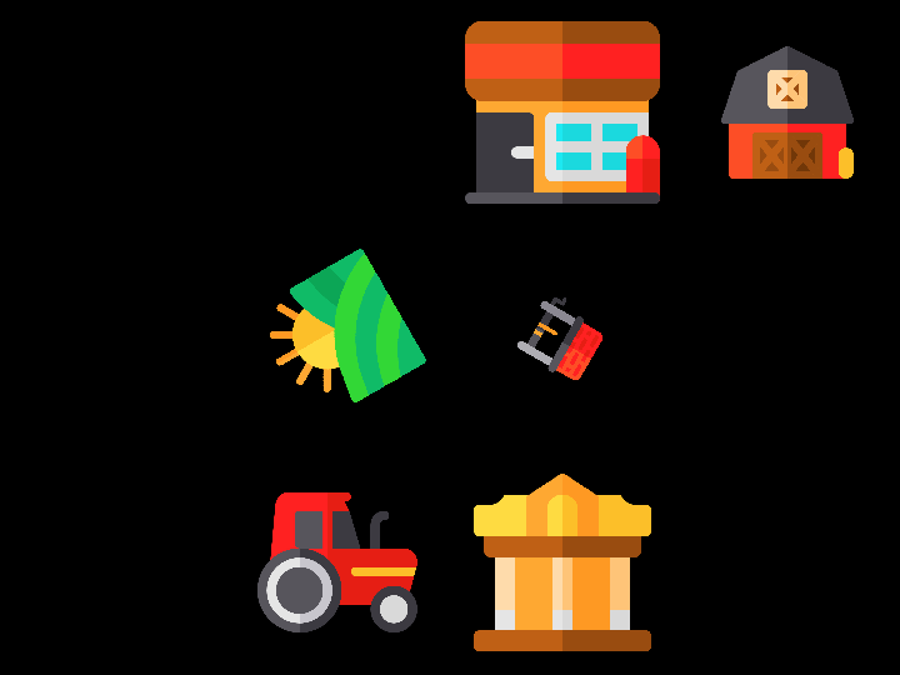
#> input picture input/Test/test_1.png, 900 x 675 px
$ python -i template_matching.py   (imports and definitions only)
#> lines starting #> are read from the running program, lines starting #| are printed output that depends on the picture; after the words box and inside, x2 and y2 are one past the last pixel; in counts of white or black regions, pixels touching at a corner belong together
#> further down, picture is the input picture: shape (675, 900, 3); mean B, G, R 11.9, 21.1, 29.5
import cv2
import numpy as np
import math
from convolutions import built_in_convolution

# [18 lines left out: functions get_class_name, pre_process_image, not called in this run]

def replace_pixels(image, colour_to_replace=255, with_colour=0):
	"""
	Replaces all pixels of specified colour in the image with ones of another colour.
	Parameters:
	image: An n x m x 3 numpy array representing the image
	colour_to_replace: The rgb colour to replace
	with_colour: The rgb colour to fill in
	Returns:
	An n x m x 3 numpy array representing the new image
	"""
#> called with colour_to_replace = 255, with_colour = 0
	gray = cv2.cvtColor(image, cv2.COLOR_BGR2GRAY)
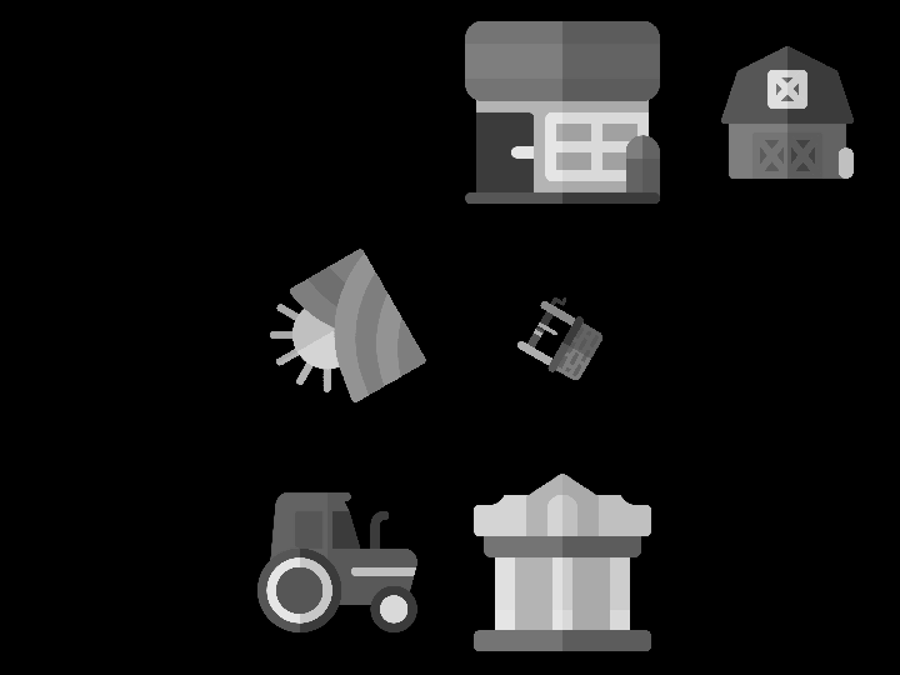
#> gray: shape (675, 900); min 0, max 248, mean 22.5

	ret, thresh = cv2.threshold(gray, 240, 255, cv2.THRESH_BINARY)
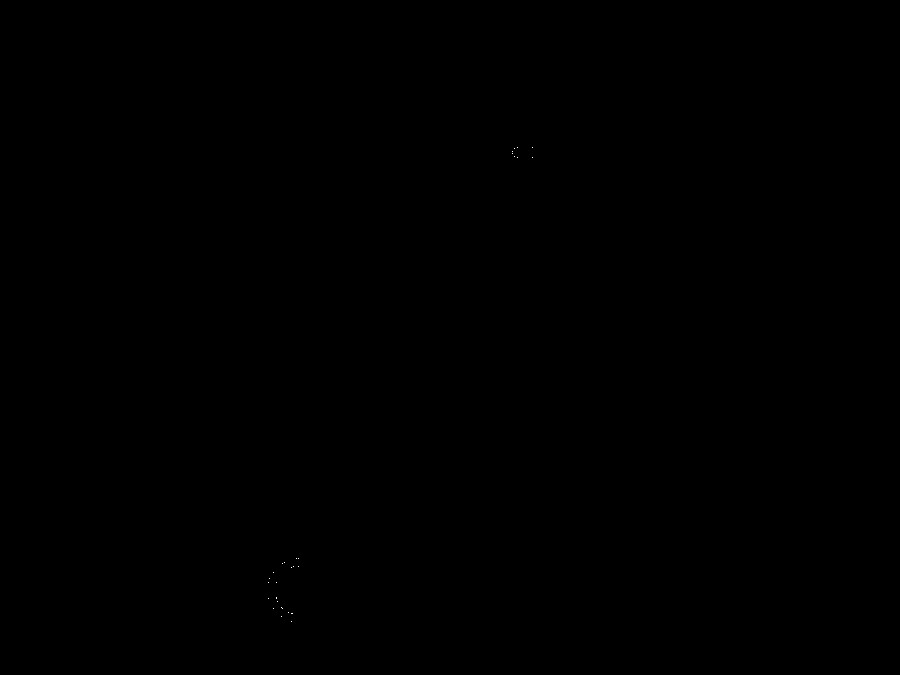
#> thresh: shape (675, 900); 0.01% white in thin lines or dots, all inside (x1, y1, x2, y2) = (268, 147, 533, 622)

	image[thresh == 255] = 0
#> image: shape (675, 900, 3); 0.01% of pixels changed, all inside (x1, y1, x2, y2) = (268, 147, 533, 622)

	kernel = cv2.getStructuringElement(cv2.MORPH_ELLIPSE, (5, 5))
	erosion = cv2.erode(image, kernel, iterations = 1)
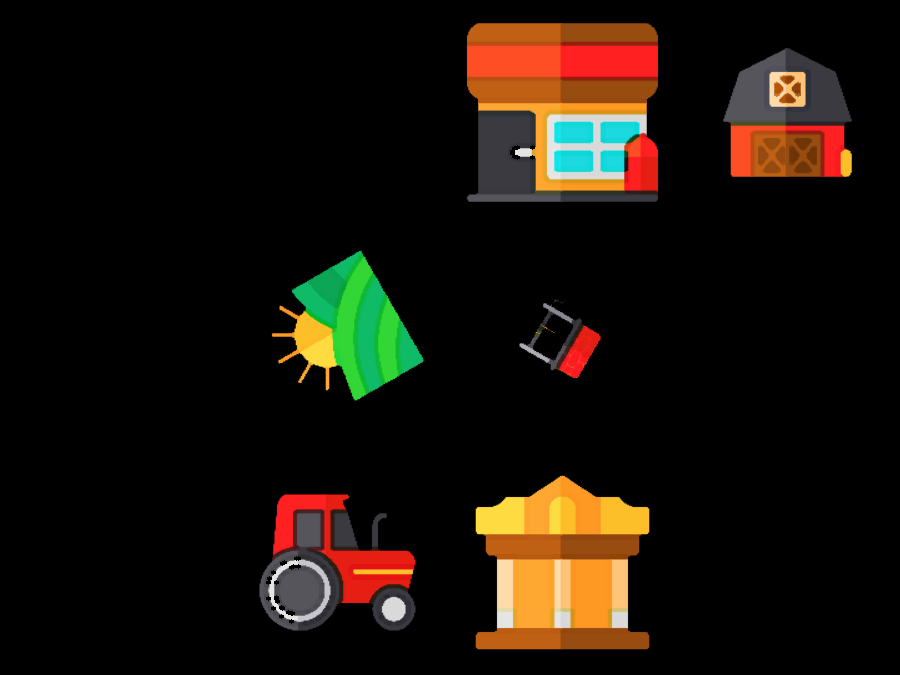
#> erosion: shape (675, 900, 3); mean B, G, R 9.9, 18.3, 25.6
	return erosion

# [201 lines left out: functions normalize_image, create_gaussian_pyramid, subsample_image, rotate_image, get_rotated_square_coordinates, non_maxima_suppression, not called in this run]

>>> import cv2
>>> picture = cv2.imread('../input/Test/test_1.png')
>>> result = replace_pixels(picture)

$ run again, on input/Test/test_10.png
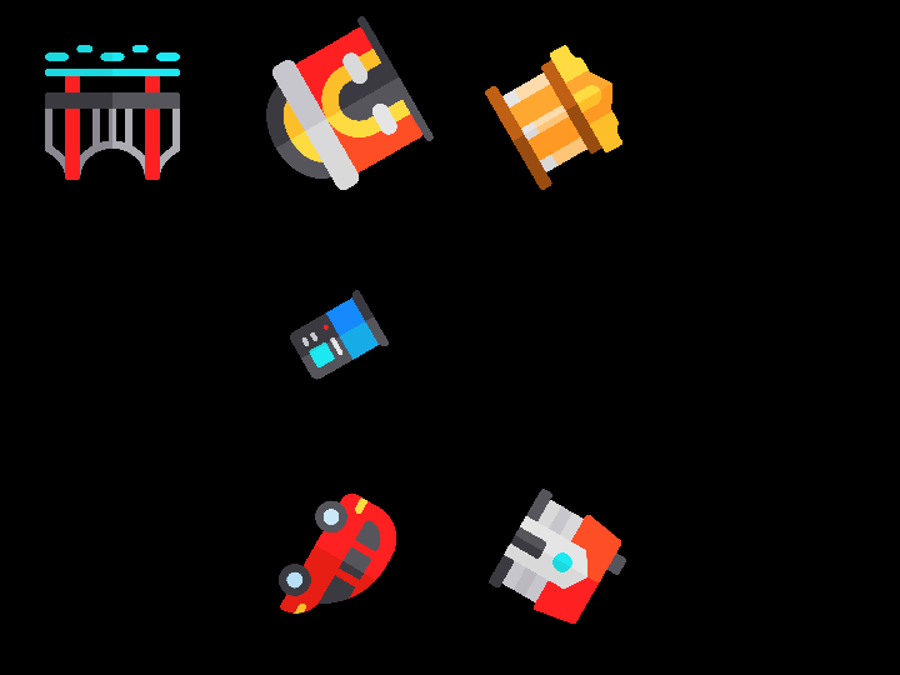
#> input picture input/Test/test_10.png, 900 x 675 px
#> picture is the input picture: shape (675, 900, 3); mean B, G, R 9.7, 11.9, 17.5
#> in replace_pixels, `gray = cv2.cvtColor(image, cv2.COLOR_BGR2GRAY)`:
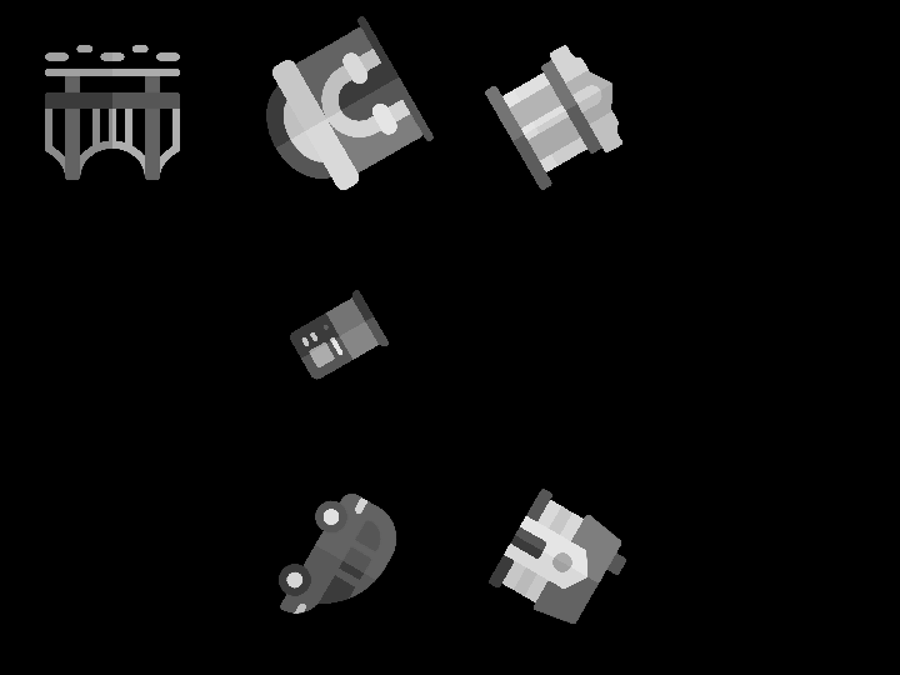
#> gray: shape (675, 900); min 0, max 255, mean 13.3
#> thresh: shape (675, 900); 0.01% white in thin lines or dots, all inside (x1, y1, x2, y2) = (333, 84, 582, 550)
#> image: shape (675, 900, 3); 0.01% of pixels changed, all inside (x1, y1, x2, y2) = (333, 84, 582, 550)
#> in replace_pixels, `erosion = cv2.erode(image, kernel, iterations = 1)`:
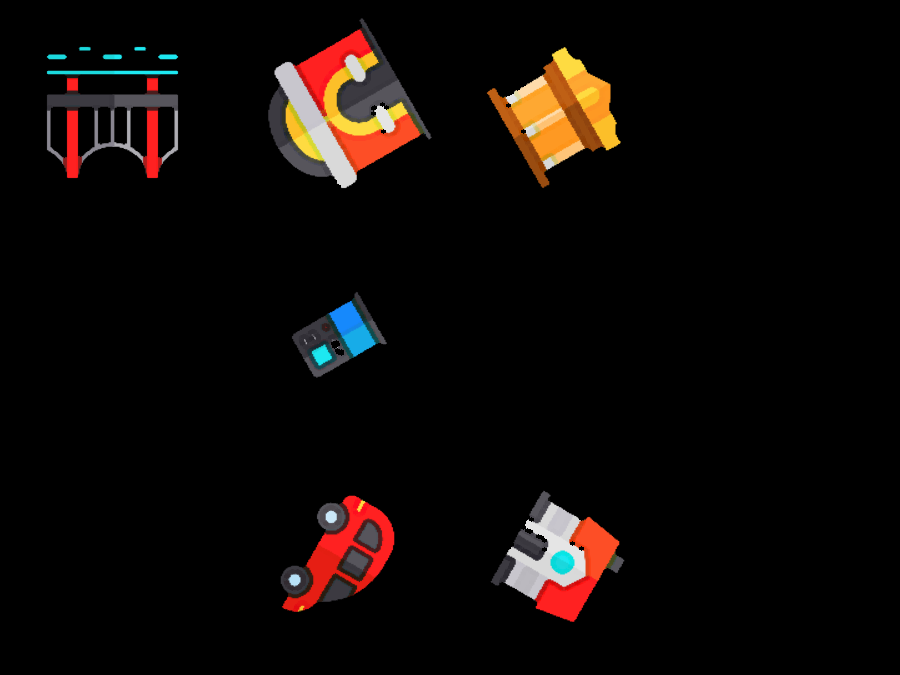
#> erosion: shape (675, 900, 3); mean B, G, R 7.2, 9.3, 14.5

$ run again, on input/Test/test_11.png
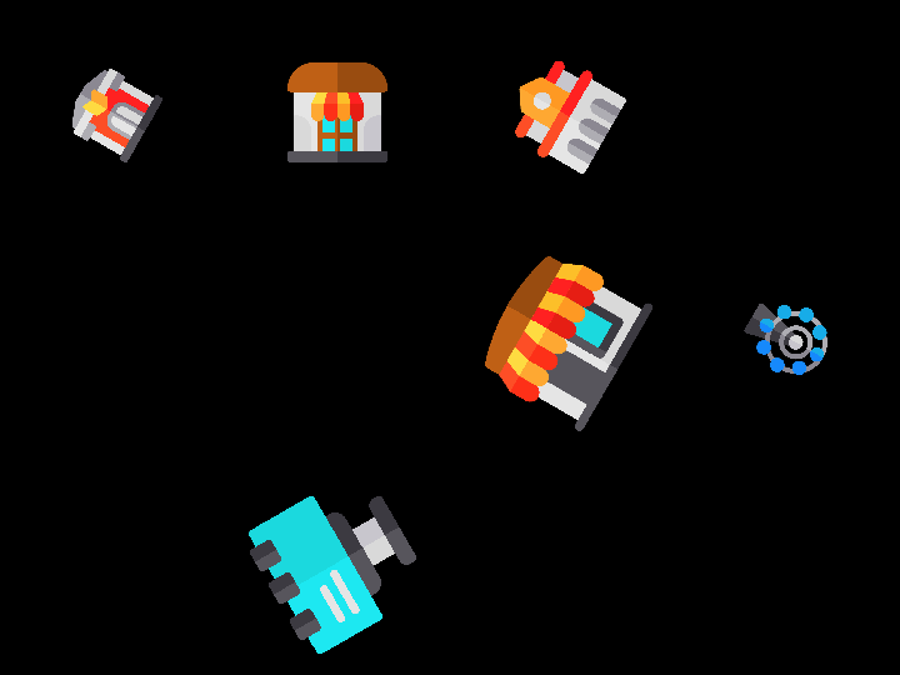
#> input picture input/Test/test_11.png, 900 x 675 px
#> picture is the input picture: shape (675, 900, 3); mean B, G, R 12, 13.6, 13.8
#> in replace_pixels, `gray = cv2.cvtColor(image, cv2.COLOR_BGR2GRAY)`:
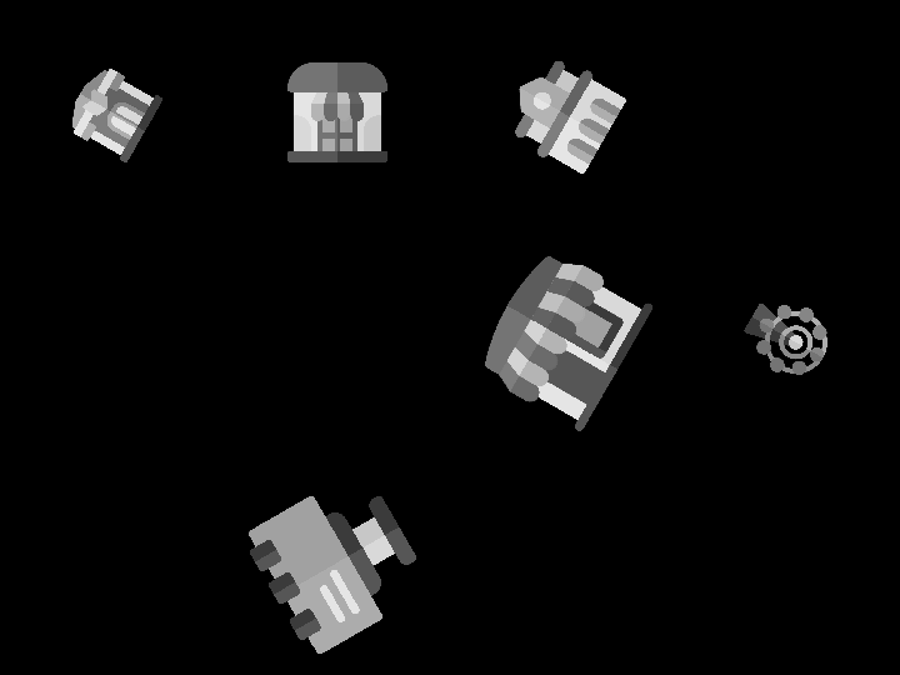
#> gray: shape (675, 900); min 0, max 255, mean 13.5
#> thresh: shape (675, 900); 0.02% white in thin lines or dots, all inside (x1, y1, x2, y2) = (74, 69, 626, 561)
#> image: shape (675, 900, 3); 0.02% of pixels changed, all inside (x1, y1, x2, y2) = (74, 69, 626, 561)
#> in replace_pixels, `erosion = cv2.erode(image, kernel, iterations = 1)`:
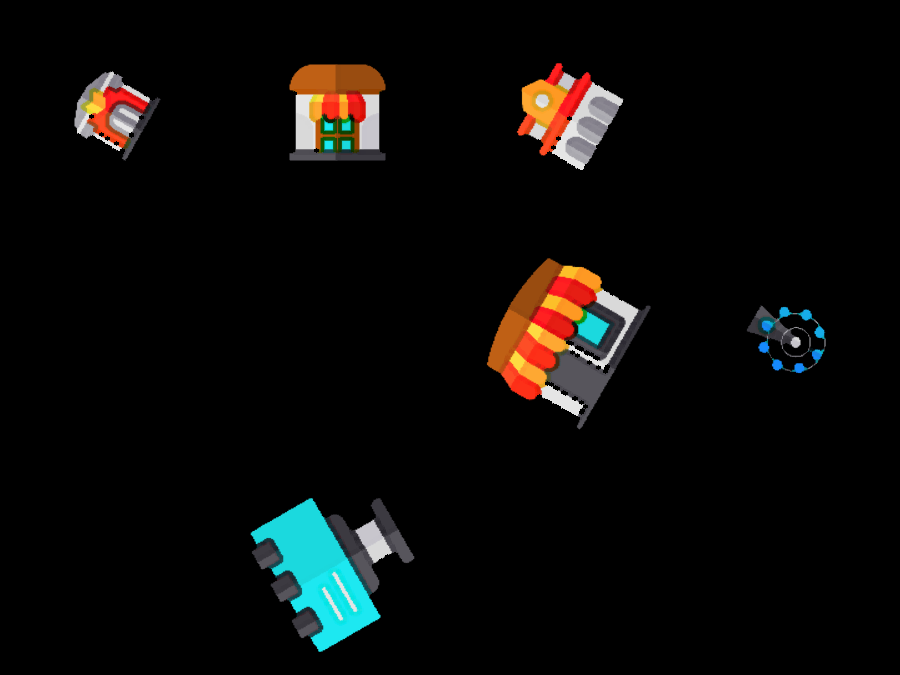
#> erosion: shape (675, 900, 3); mean B, G, R 9.1, 10.7, 11.2

$ run again, on input/Test/test_12.png
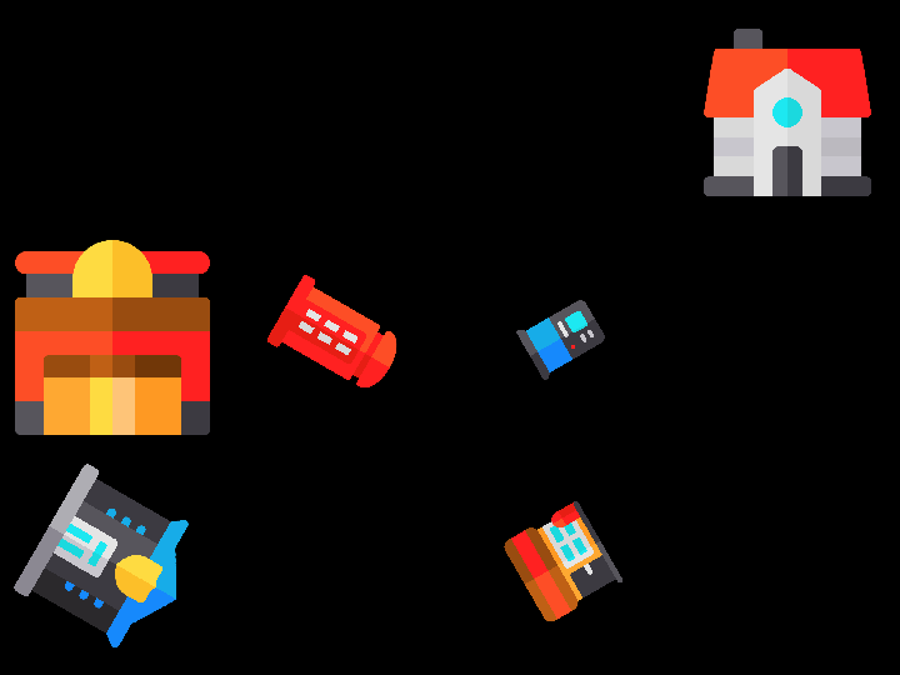
#> input picture input/Test/test_12.png, 900 x 675 px
#> picture is the input picture: shape (675, 900, 3); mean B, G, R 13.7, 17.8, 28.3
#> in replace_pixels, `gray = cv2.cvtColor(image, cv2.COLOR_BGR2GRAY)`:
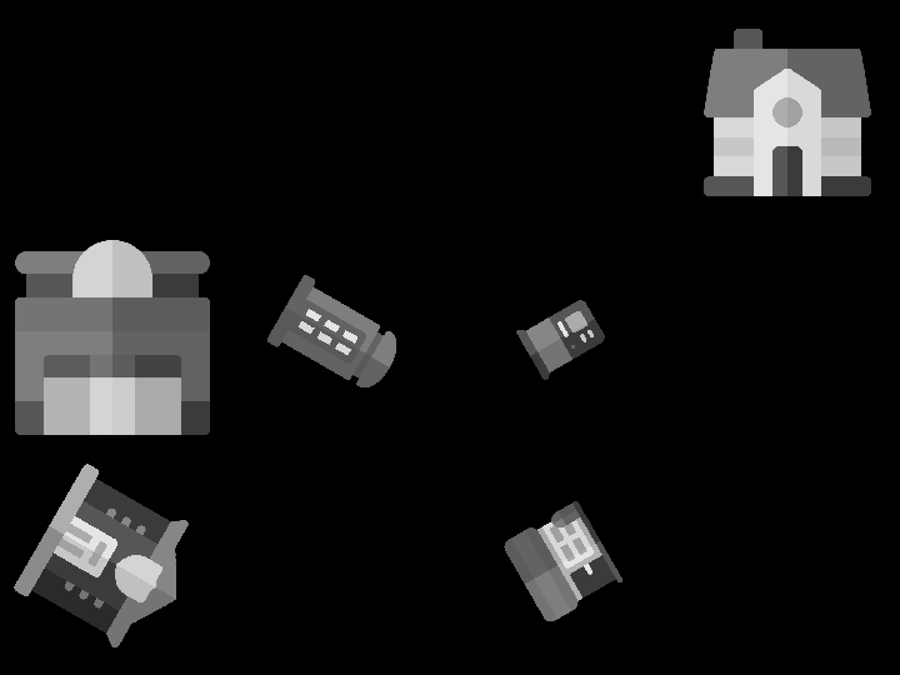
#> gray: shape (675, 900); min 0, max 252, mean 20.5
#> thresh: shape (675, 900); 0.01% white in thin lines or dots, all inside (x1, y1, x2, y2) = (75, 146, 776, 573)
#> image: shape (675, 900, 3); 0.01% of pixels changed, all inside (x1, y1, x2, y2) = (75, 146, 776, 573)
#> in replace_pixels, `erosion = cv2.erode(image, kernel, iterations = 1)`:
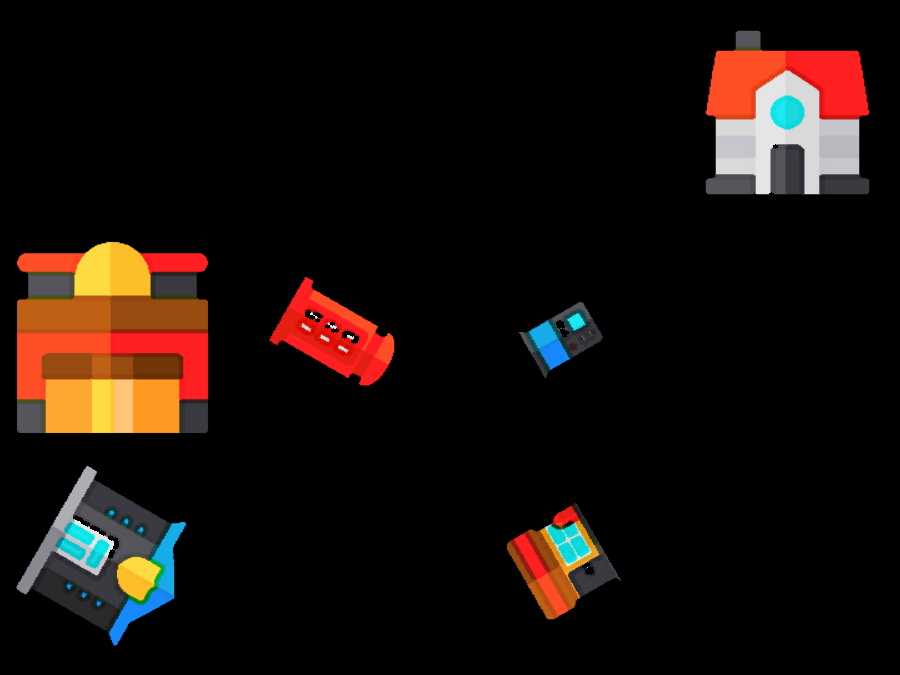
#> erosion: shape (675, 900, 3); mean B, G, R 11.4, 15.4, 24.8
